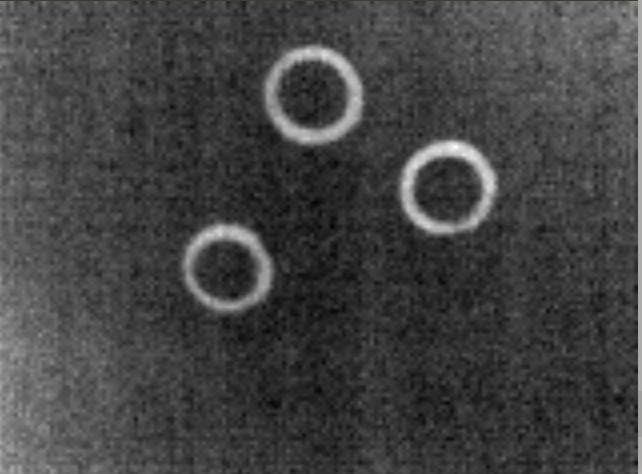
//> input picture resources/circles.png, 642 x 474 px
$ ./ej_3   (built with g++ and OpenCV 4)
//> lines starting //> are read from the running program, lines starting //| are printed output that depends on the picture; after the words box and inside, x2 and y2 are one past the last pixel; in counts of white or black regions, pixels touching at a corner belong together
/**
 * @file HoughCircle_Demo.cpp
 * @brief Demo code for Hough Transform
 * @author OpenCV team
 */

#include "opencv2/opencv.hpp"
#include "opencv2/highgui.hpp"
#include "opencv2/imgproc.hpp"
#include <iostream>
#include <optional>

struct my_circle {
    cv::Point center;
    int radius;
};

std::optional<my_circle> selected;

namespace {
// windows and trackbars name
const std::string window_name = "Hough Circle Detection Demo";
const std::string canny_threshold_trackbar_nme = "Canny threshold";
const std::string accumulator_threshold_trackbar_name = "Accumulator Threshold";


// initial and max values of the parameters of interests.
const int canny_threshold_initial_value = 100;
const int accumulator_threshold_initialValue = 50;
const int max_accumulator_threshold = 200;
const int max_canny_threshold = 255;

std::vector<my_circle> HoughDetection(const cv::Mat &src_gray, const cv::Mat &src_display,
        int cannyThreshold, int accumulatorThreshold, std::optional<my_circle> selected) {
    // will hold the results of the detection
    std::vector<cv::Vec3f> circles;
    std::vector<my_circle> my_circles;
    // runs the actual detection
    HoughCircles(src_gray, circles, cv::HOUGH_GRADIENT, 1, src_gray.rows / 8,
            cannyThreshold, accumulatorThreshold, 0, 0);

    // clone the colour, input image for displaying purposes
    cv::Mat display = src_display.clone();
    for (size_t i = 0; i < circles.size(); i++) {
        cv::Point center(cvRound(circles[i][0]), cvRound(circles[i][1]));
        int radius = cvRound(circles[i][2]);
        my_circles.push_back(my_circle {center, radius});

        // circle center
        circle(display, center, 3, cv::Scalar(0, 255, 0), -1, 8, 0);
        // circle outline
        circle(display, center, radius, cv::Scalar(0, 0, 255), 3, 8, 0);
    }

    if (selected) {
        // circle outline
        cv::circle(display, (*selected).center, (*selected).radius, cv::Scalar(255, 255, 255), 3, 8, 0);
    }

    // shows the results
    cv::imshow(window_name, display);
    return my_circles;
}
}

void CallBackFunc(int event, int x, int y, int flags, void *userdata) {
    if (event == cv::EVENT_LBUTTONDOWN) {
        std::cout << "Left button of the mouse is clicked - position (" << x << ", "
                << y << ")" << std::endl;

        if (userdata != nullptr) {
            std::vector<my_circle> *circles = reinterpret_cast<std::vector<my_circle> *>(userdata);
            for (const auto &circle : *circles) {
                std::cout << circle.center << std::endl;
                float dist = norm(circle.center - cv::Point(x, y));
                if (static_cast<int>(dist) < circle.radius) {
                    if (selected) {
                        if (selected->center == circle.center) {
                            selected = {};
                        } else {
                            selected = circle;
                        }
                    } else {
                        selected = circle;
                    }
                }
            }
        }

    } else if (event == cv::EVENT_RBUTTONDOWN) {
        std::cout << "Right button of the mouse is clicked - position (" << x << ", "
                << y << ")" << std::endl;
    } else if (event == cv::EVENT_MBUTTONDOWN) {
        std::cout << "Middle button of the mouse is clicked - position (" << x
                << ", " << y << ")" << std::endl;
    } else if (event == cv::EVENT_MOUSEMOVE) {
        //std::cout << "Mouse move over the window - position (" << x << ", " << y
        //        << ")" << std::endl;

    }
}

int main(int argc, char **argv) {
    cv::Mat src, src_gray;
    std::vector<cv::Vec3f> circles;
    std::vector<my_circle> my_circles;

    // Read the image
    std::string imageName("resources/circles.png");  // by default
    if (argc > 1) {
        imageName = argv[1];
    }
    src = cv::imread(cv::samples::findFile(imageName), cv::IMREAD_COLOR);
//> src is the input picture: 474 rows x 642 cols, CV_8UC3; mean B, G, R 66.6, 66.6, 66.6

    if (src.empty()) {
        std::cerr << "Invalid input image\n";
        std::cout << "Usage : " << argv[0] << " <path_to_input_image>\n";
        ;
        return -1;
    }

    // Convert it to gray
    cv::cvtColor(src, src_gray, cv::COLOR_BGR2GRAY);

    // Reduce the noise so we avoid false circle detection
    cv::GaussianBlur(src_gray, src_gray, cv::Size(9, 9), 2, 2);

    //declare and initialize both parameters that are subjects to change
    int cannyThreshold = canny_threshold_initial_value;
    int accumulatorThreshold = accumulator_threshold_initialValue;

    // create the main window, and attach the trackbars
    cv::namedWindow(window_name, cv::WINDOW_AUTOSIZE);
    cv::createTrackbar(canny_threshold_trackbar_nme, window_name, &cannyThreshold,
            max_canny_threshold);
    cv::createTrackbar(accumulator_threshold_trackbar_name, window_name,
            &accumulatorThreshold, max_accumulator_threshold);

    //set the callback function for any mouse event
    cv::setMouseCallback(window_name, CallBackFunc, &my_circles);

    // infinite loop to display
    // and refresh the content of the output image
    // until the user presses q or Q
    char key = 0;
    while (key != 'q' && key != 'Q') {
        // those parameters cannot be =0
        // so we must check here
        cannyThreshold = std::max(cannyThreshold, 1);
        accumulatorThreshold = std::max(accumulatorThreshold, 1);

        //runs the detection, and update the display
        my_circles = HoughDetection(src_gray, src, cannyThreshold, accumulatorThreshold, selected);
//> in HoughDetection, `HoughCircles(src_gray, circles, cv::HOUGH_GRADIENT, 1, src_gray.rows /..`: circles = 3 circles (x, y, radius): [313.5, 95.5, 48.3], [447.5, 187.5, 46.9], [226.5, 272.5, 44.7]
//> the loop in HoughDetection, `for (size_t i = 0; i < circles.size(); i++)` made 3 passes
//> (center, radius) on passes 1 to 3: (Point(314, 96), 48), (Point(448, 188), 47), (Point(226, 272), 45)
//> after the loop in HoughDetection, `for (size_t i = 0; i < circles.size(); i++)`:
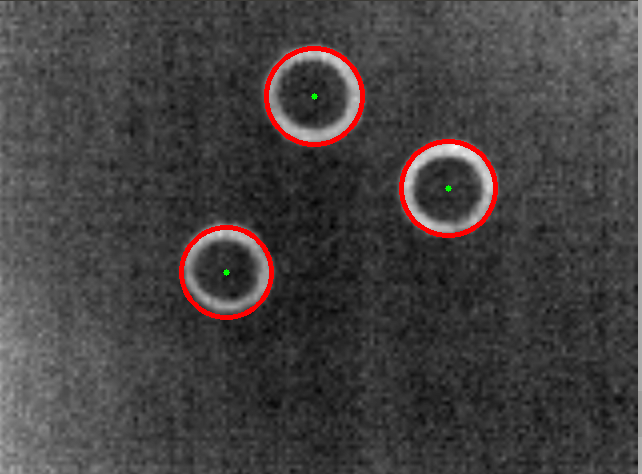
//> display: 474 rows x 642 cols, CV_8UC3; 1.46% of pixels changed, all inside (x1, y1, x2, y2) = (179, 46, 498, 320)
//> my_circles = 3 items

        // get user key
        key = (char) cv::waitKey(10);
//> the 'q' key is pressed
    }

    return 0;
}
